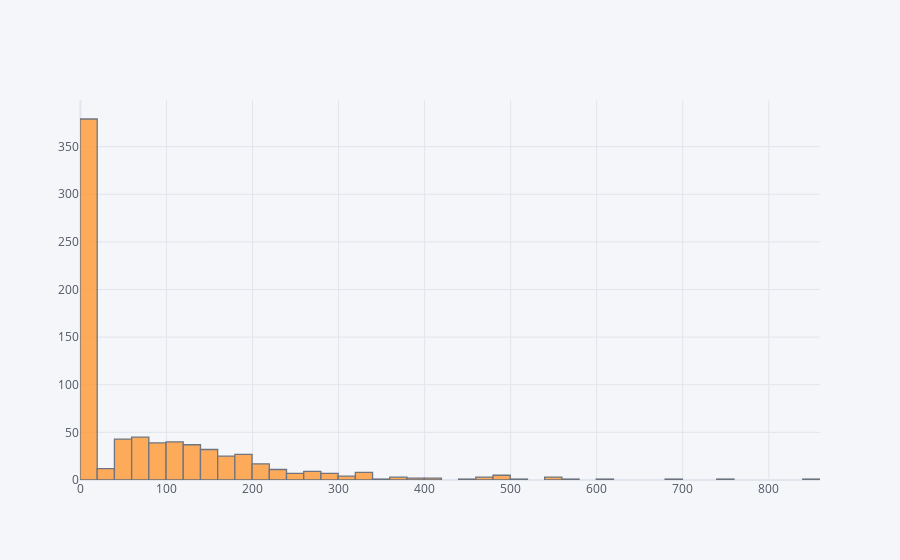

Notebook cell for this chart:
### Code cell
df[['insu']].iplot(kind = 'hist')

### Figure 1 — Plotly figure (JSON) as saved in the notebook; plotly's stock layout.template omitted (floating-point values rounded to 4 significant figures; data arrays with more than 128 entries replaced by an {"elided": "..."} marker saying what was removed)
{"data": [{"histfunc": "count", "histnorm": "", "marker": {"color": "rgba(255, 153, 51, 1.0)", "line": {"color": "#4D5663", "width": 1.3}}, "name": "insu", "opacity": 0.8, "orientation": "v", "type": "histogram", "x": {"elided": "768 int values"}}], "layout": {"barmode": "overlay", "legend": {"bgcolor": "#F5F6F9", "font": {"color": "#4D5663"}}, "paper_bgcolor": "#F5F6F9", "plot_bgcolor": "#F5F6F9", "title": {"font": {"color": "#4D5663"}}, "xaxis": {"gridcolor": "#E1E5ED", "showgrid": true, "tickfont": {"color": "#4D5663"}, "title": {"font": {"color": "#4D5663"}, "text": ""}, "zerolinecolor": "#E1E5ED"}, "yaxis": {"gridcolor": "#E1E5ED", "showgrid": true, "tickfont": {"color": "#4D5663"}, "title": {"font": {"color": "#4D5663"}, "text": ""}, "zerolinecolor": "#E1E5ED"}}}
